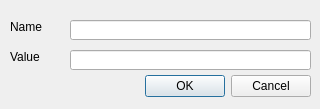
<?xml version="1.0" encoding="UTF-8"?>
<ui version="4.0">
 <class>EditVariableDialog</class>
 <widget class="QDialog" name="EditVariableDialog">
  <property name="geometry">
   <rect>
    <x>0</x>
    <y>0</y>
    <width>320</width>
    <height>109</height>
   </rect>
  </property>
  <property name="windowTitle">
   <string>Dialog</string>
  </property>
  <widget class="QDialogButtonBox" name="buttonBox">
   <property name="geometry">
    <rect>
     <x>0</x>
     <y>70</y>
     <width>311</width>
     <height>32</height>
    </rect>
   </property>
   <property name="orientation">
    <enum>Qt::Horizontal</enum>
   </property>
   <property name="standardButtons">
    <set>QDialogButtonBox::Cancel|QDialogButtonBox::Ok</set>
   </property>
  </widget>
  <widget class="QLabel" name="label">
   <property name="geometry">
    <rect>
     <x>10</x>
     <y>20</y>
     <width>46</width>
     <height>13</height>
    </rect>
   </property>
   <property name="text">
    <string>Name</string>
   </property>
  </widget>
  <widget class="QLabel" name="label_2">
   <property name="geometry">
    <rect>
     <x>10</x>
     <y>50</y>
     <width>46</width>
     <height>13</height>
    </rect>
   </property>
   <property name="text">
    <string>Value</string>
   </property>
  </widget>
  <widget class="QLineEdit" name="nameTE">
   <property name="geometry">
    <rect>
     <x>70</x>
     <y>20</y>
     <width>241</width>
     <height>20</height>
    </rect>
   </property>
  </widget>
  <widget class="QLineEdit" name="valueTE">
   <property name="geometry">
    <rect>
     <x>70</x>
     <y>50</y>
     <width>241</width>
     <height>20</height>
    </rect>
   </property>
  </widget>
 </widget>
 <resources/>
 <connections>
  <connection>
   <sender>buttonBox</sender>
   <signal>accepted()</signal>
   <receiver>EditVariableDialog</receiver>
   <slot>accept()</slot>
   <hints>
    <hint type="sourcelabel">
     <x>155</x>
     <y>85</y>
    </hint>
    <hint type="destinationlabel">
     <x>159</x>
     <y>54</y>
    </hint>
   </hints>
  </connection>
  <connection>
   <sender>buttonBox</sender>
   <signal>rejected()</signal>
   <receiver>EditVariableDialog</receiver>
   <slot>reject()</slot>
   <hints>
    <hint type="sourcelabel">
     <x>155</x>
     <y>85</y>
    </hint>
    <hint type="destinationlabel">
     <x>159</x>
     <y>54</y>
    </hint>
   </hints>
  </connection>
 </connections>
</ui>
